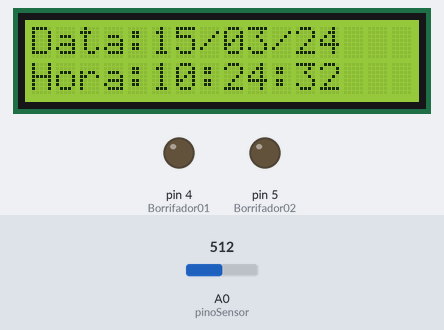
Recording of a sketch running on a simulated Arduino Uno, built with avr-gcc and run on an emulated ATmega328P. Parts: 16×2 character LCD, output pins drawn as LEDs (lit = HIGH). The inputs (shaded band) are chosen by the test bench; at power-on: A0 (pinoSensor) = 512. The local clock reads 2024-03-15 10:24:30 at power-on unless the sketch sets it; what the sketch prints to the serial monitor is not drawn.

Above: at 2.3 s.
At 6.4 s:
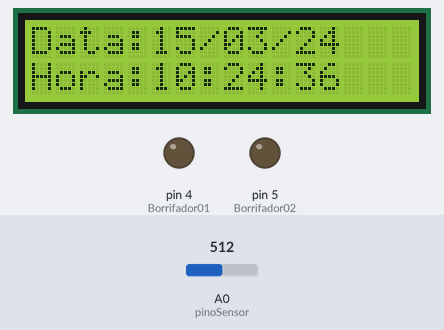
At 12.6 s:
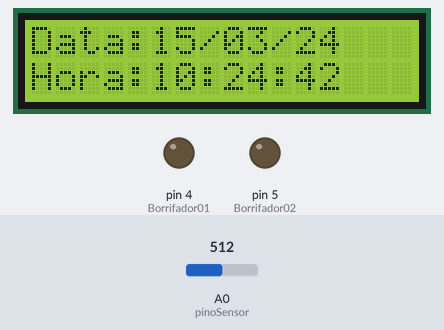
At 16.7 s:
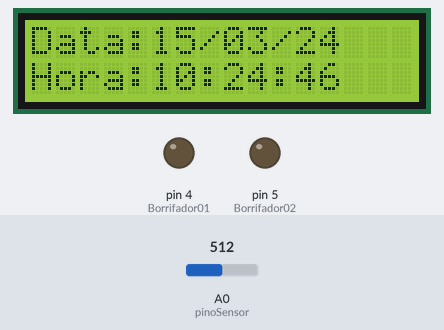
At 27.0 s:
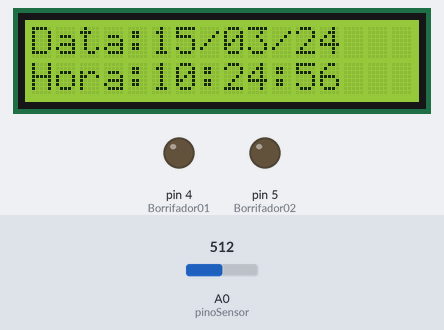
At 38.4 s:
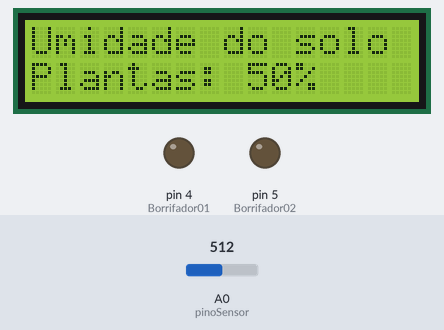

Measured:
- what the display in image 0 shows lasts 1.1 s, from 2.2 s to 3.3 s

The sketch:

Jardim.ino
```cpp
#include <Wire.h>
#include <LiquidCrystal_I2C.h>
#include <DS1302.h>

LiquidCrystal_I2C lcd(0x27,16,2);

DS1302 rtc (6, 7, 8);              //Criação do objeto do tipo DS3231

const int pinoSensor = A0;
int valorLido;

int Borrifador01 = 4;
int Borrifador02 = 5;

int analogSoloSeco = 1023; //VALOR MEDIDO COM O SOLO SECO (VOCÊ PODE FAZER TESTES E AJUSTAR ESTE VALOR)
int analogSoloMolhado = 0; //VALOR MEDIDO COM O SOLO MOLHADO (VOCÊ PODE FAZER TESTES E AJUSTAR ESTE VALOR)
int percSoloSeco = 0; //MENOR PERCENTUAL DO SOLO SECO (0% - NÃO ALTERAR)
int percSoloMolhado = 100; //MAIOR PERCENTUAL DO SOLO MOLHADO (100% - NÃO ALTERAR)

int umidadeSolo = 55;

int LeituraSolo = analogRead(pinoSensor);
int Limite = 100;
int idealPlantas = 75;

void setup(){

  rtc.halt(false);
  rtc.writeProtect(false);
  lcd.backlight();
  lcd.init();
  lcd.begin(16, 2);
  //comment this section later
  // rtc.setDOW(FRIDAY);      //name of the day of the week
  //rtc.setTime(15, 28, 0);  //Hour, Min, Sec
  //rtc.setDate(30, 6, 2023); //Day, Month, Year

 lcd.init();

 pinMode(Borrifador01, OUTPUT);
 pinMode(Borrifador02, OUTPUT);
 Serial.begin(9600); //INICIALIZA A SERIAL
 Serial.println("Lendo a umidade do solo Bonsai...");
 delay(2000);
}

void loop(){

    lcd.clear();

    Time t = rtc.getTime();

    int horas = t.hour;
    int minutos = t.min;
    int segundos = t.sec;

    int data = t.date;

    for(int i = 0; i < 5; i++){
      lcd.setCursor(0,1);
      lcd.print("Hora:");
      lcd.setCursor(5, 1);
      lcd.print(rtc.getTimeStr());
      lcd.setCursor(0, 0);
      lcd.print("Data:");
      lcd.setCursor(5,0);
      lcd.print(rtc.getDateStr(FORMAT_SHORT, FORMAT_LITTLEENDIAN, '/'));
      //lcd.setCursor(13,1);
      //lcd.print(rtc.getDOWStr());
      delay (1000);
      lcd.clear();
    }

    for(int i = 0; i < 5; i++){
      valorLido = constrain(analogRead(pinoSensor),analogSoloMolhado,analogSoloSeco);
      valorLido = map(valorLido,analogSoloMolhado,analogSoloSeco,percSoloMolhado,percSoloSeco);
      Serial.print("Umidade do solo das plantas: ");
      Serial.print(valorLido);
      Serial.println("%");
      lcd.setBacklight(HIGH);
      lcd.setCursor(0,0);
      lcd.print("Umidade do solo");
      lcd.setCursor(0,1);
      lcd.print("Plantas: ");
      lcd.print(valorLido);
      lcd.print("%");
      delay(1000);

      if(horas == 13 && minutos == 0){
        lcd.clear();
        while(horas == 13 && minutos == 0){
        Serial.println("Irrigando plantas");
        lcd.print("Irrigando plantas");
        digitalWrite(Borrifador01, LOW);
        digitalWrite(Borrifador02, LOW);
        break;
        }
      if(!horas == 13 && !minutos == 0){
        digitalWrite(Borrifador01, HIGH);
        digitalWrite(Borrifador02, HIGH);
      }

      lcd.clear();
    }
  }

  // if(valorLido <= umidadeSolo){
  //    while(valorLido != idealPlantas){
  //    Serial.println("Irrigando plantas");
  //    lcd.print("Irrigando plantas");
  //    digitalWrite(Borrifador01, LOW);
  //    digitalWrite(Borrifador02, LOW);
  //    break;
  //    }
  // }
  // if(valorLido >= idealPlantas){
  //    digitalWrite(Borrifador01, HIGH);
  //    digitalWrite(Borrifador02, HIGH);
  // }
  }
```
